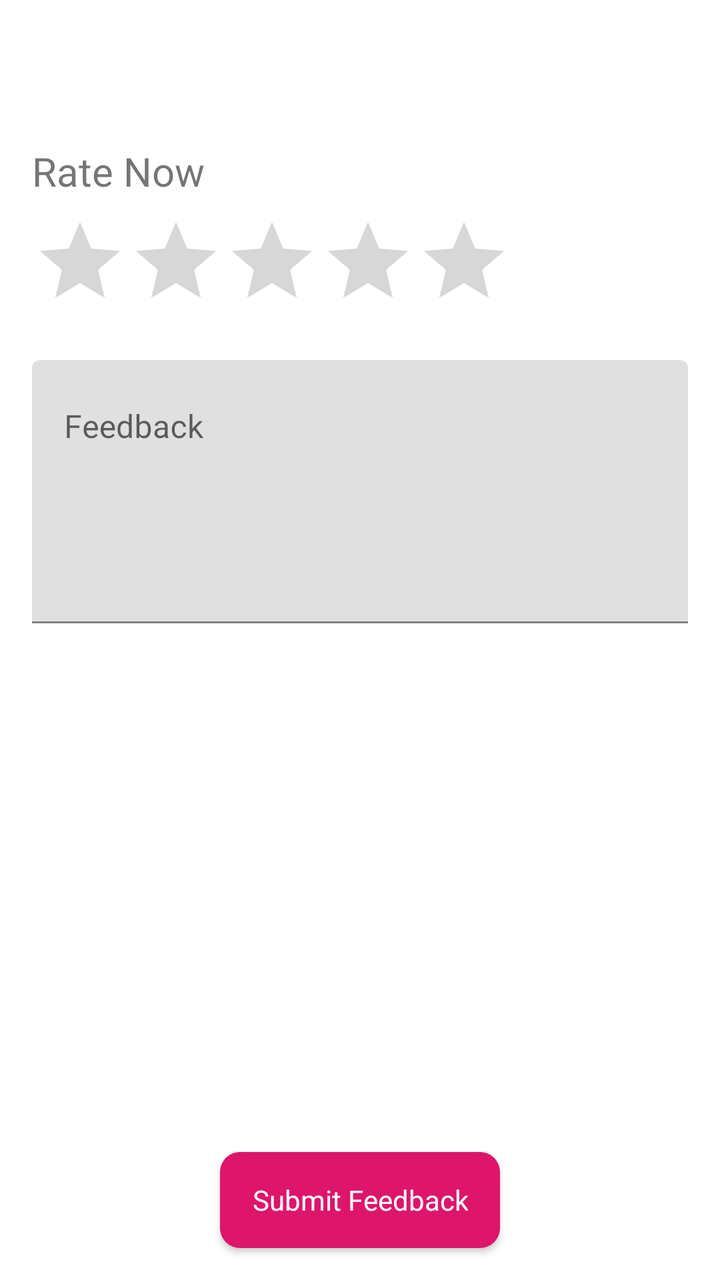
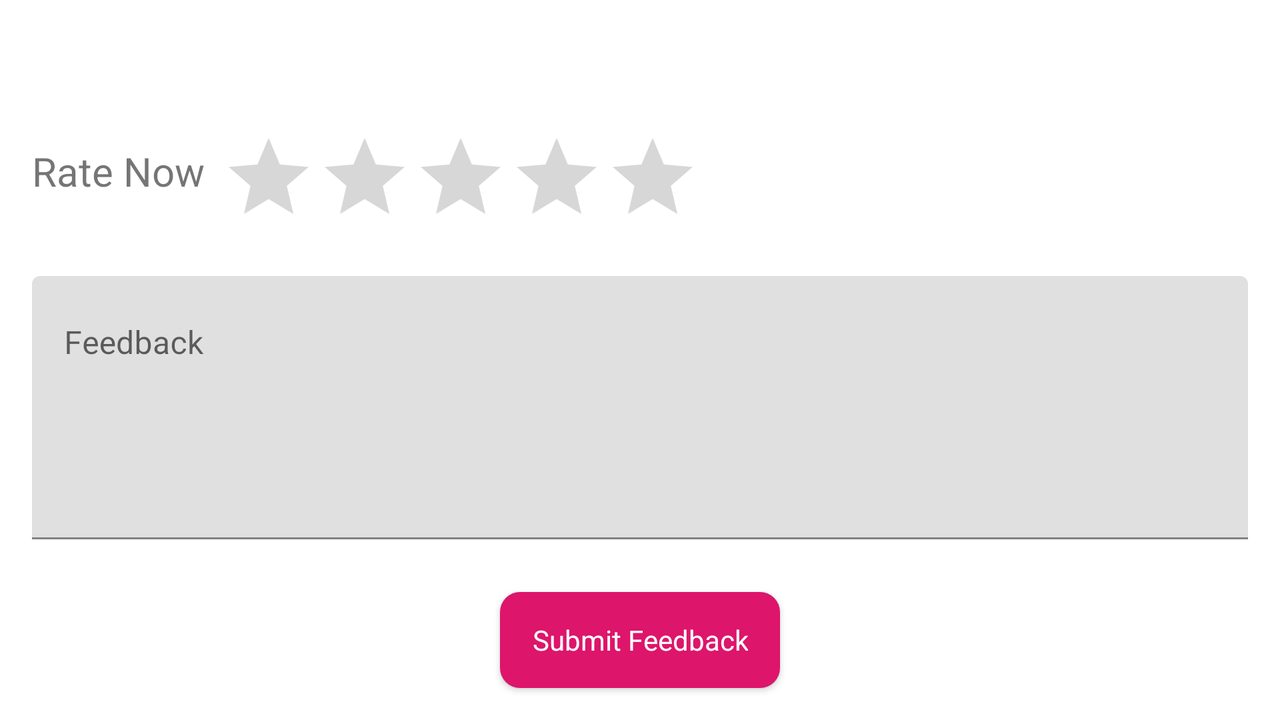

Compare how this app lays out the same screen by default and in its alternative resource folder. The renders come first, then the two layout files and the values they reference.
<!-- AndroidManifest.xml: application theme Theme.EZCart -->
<!-- res/layout/fragment_feedback.xml -->
<?xml version="1.0" encoding="utf-8"?>
<layout xmlns:android="http://schemas.android.com/apk/res/android"
    xmlns:app="http://schemas.android.com/apk/res-auto"
    xmlns:tools="http://schemas.android.com/tools">

    <androidx.constraintlayout.widget.ConstraintLayout
        android:layout_width="match_parent"
        android:layout_height="match_parent"
        android:layout_marginTop="?attr/actionBarSize"
        tools:context=".ui.feedback.FeedbackFragment">

        <TextView
            android:id="@+id/rating_label"
            android:layout_width="wrap_content"
            android:layout_height="wrap_content"
            android:layout_marginStart="@dimen/margin_general"
            android:layout_marginTop="@dimen/margin_general"
            android:textSize="@dimen/heading_textsize"
            android:text="@string/rate_now"
            app:layout_constraintStart_toStartOf="parent"
            app:layout_constraintTop_toTopOf="parent" />

        <RatingBar
            android:id="@+id/ratingBar"
            android:layout_width="wrap_content"
            android:layout_height="wrap_content"
            android:layout_marginHorizontal="@dimen/margin_sm"
            android:layout_marginStart="@dimen/margin_general"
            android:layout_marginTop="@dimen/margin_sm"
            android:numStars="5"
            android:stepSize="1"
            app:layout_constraintStart_toStartOf="parent"
            app:layout_constraintTop_toBottomOf="@+id/rating_label" />

        <com.google.android.material.textfield.TextInputLayout
            android:id="@+id/editTextTextMultiLine"
            android:layout_width="0dp"
            android:layout_height="wrap_content"
            android:ems="10"
            android:gravity="start|top"
            android:hint="@string/feedback_text"
            app:layout_constraintEnd_toEndOf="parent"
            app:layout_constraintStart_toStartOf="parent"
            app:layout_constraintTop_toBottomOf="@+id/ratingBar">

            <com.google.android.material.textfield.TextInputEditText
                android:layout_width="match_parent"
                android:layout_height="match_parent"
                android:layout_margin="@dimen/margin_general"
                android:gravity="start|top"
                android:inputType="textMultiLine"
                android:lines="5" />
        </com.google.android.material.textfield.TextInputLayout>

        <Button
            android:id="@+id/submit_feedback_button"
            android:layout_width="wrap_content"
            android:layout_height="wrap_content"
            android:layout_margin="16dp"
            android:text="@string/submit_feedback"
            style="@style/EZButton"
            app:layout_constraintBottom_toBottomOf="parent"
            app:layout_constraintEnd_toEndOf="parent"
            app:layout_constraintHorizontal_bias="0.5"
            app:layout_constraintStart_toStartOf="parent" />

    </androidx.constraintlayout.widget.ConstraintLayout>
</layout>
<!-- resources referenced by this layout -->
<resources>
  <dimen name="heading_textsize">20sp</dimen>
  <dimen name="margin_general">16dp</dimen>
  <dimen name="margin_sm">8dp</dimen>
  <string name="feedback_text">Feedback</string>
  <string name="rate_now">Rate Now</string>
  <string name="submit_feedback">Submit Feedback</string>
  <style name="EZButton" parent="android:style/Widget.Button">
          <item name="android:background">@drawable/round_corners</item>
          <item name="android:textAllCaps">false</item>
          <item name="android:textColor">@color/white</item>
      </style>
  <style name="Theme.EZCart" parent="Theme.MaterialComponents.DayNight.NoActionBar">
          
          <item name="colorPrimary">@color/primary_color</item>
          <item name="colorPrimaryVariant">@color/primary_color_variant</item>
          <item name="colorOnPrimary">@color/white</item>
          
          <item name="colorSecondary">@color/secondary_color</item>
          <item name="colorSecondaryVariant">@color/secondary_color_variant</item>
          <item name="colorOnSecondary">@color/black</item>
          
          <item name="android:statusBarColor" tools:targetApi="l">?attr/colorPrimaryVariant</item>
          
      </style>
  <!-- drawable round_corners (drawable) -->
  <?xml version="1.0" encoding="utf-8"?>
  <shape xmlns:android="http://schemas.android.com/apk/res/android"
      android:shape="rectangle" >
      
      <solid android:color="@color/primary_color"/>
      <corners android:radius="10dp"/>
  </shape>
  <color name="white">#FFFFFFFF</color>
  <color name="primary_color">#DD156B</color>
  <color name="primary_color_variant">#DA518C</color>
  <color name="secondary_color">#DD156B</color>
  <color name="secondary_color_variant">#DA518C</color>
  <color name="black">#FF000000</color>
</resources>
<!-- res/layout-land/fragment_feedback.xml (the repository's variant of the layout above) -->
<!-- drawn on the phone turned sideways -->
<?xml version="1.0" encoding="utf-8"?>
<layout xmlns:android="http://schemas.android.com/apk/res/android"
    xmlns:app="http://schemas.android.com/apk/res-auto"
    xmlns:tools="http://schemas.android.com/tools">

    <androidx.constraintlayout.widget.ConstraintLayout
        android:layout_width="match_parent"
        android:layout_height="match_parent"
        android:layout_marginTop="?attr/actionBarSize"
        tools:context=".ui.feedback.FeedbackFragment">

        <TextView
            android:id="@+id/rating_label"
            android:layout_width="wrap_content"
            android:layout_height="wrap_content"
            android:layout_marginStart="@dimen/margin_general"
            android:layout_marginTop="@dimen/margin_general"
            android:textSize="@dimen/heading_textsize"
            android:text="@string/rate_now"
            app:layout_constraintStart_toStartOf="parent"
            app:layout_constraintTop_toTopOf="parent" />

        <RatingBar
            android:id="@+id/ratingBar"
            android:layout_width="wrap_content"
            android:layout_height="wrap_content"
            android:layout_marginHorizontal="@dimen/margin_sm"
            android:layout_marginTop="@dimen/margin_general"
            android:numStars="5"
            android:stepSize="1"
            app:layout_constraintBottom_toBottomOf="@+id/rating_label"
            app:layout_constraintStart_toEndOf="@+id/rating_label"
            app:layout_constraintTop_toTopOf="@+id/rating_label" />

        <com.google.android.material.textfield.TextInputLayout
            android:id="@+id/editTextTextMultiLine"
            android:layout_width="0dp"
            android:layout_height="wrap_content"
            android:ems="10"
            android:gravity="start|top"
            android:hint="@string/feedback_text"
            app:layout_constraintEnd_toEndOf="parent"
            app:layout_constraintStart_toStartOf="parent"
            app:layout_constraintTop_toBottomOf="@+id/ratingBar">

            <com.google.android.material.textfield.TextInputEditText
                android:layout_width="match_parent"
                android:layout_height="match_parent"
                android:layout_margin="@dimen/margin_general"
                android:gravity="start|top"
                android:inputType="textMultiLine"
                android:lines="5" />
        </com.google.android.material.textfield.TextInputLayout>

        <Button
            android:id="@+id/submit_feedback_button"
            style="@style/EZButton"
            android:layout_width="wrap_content"
            android:layout_height="wrap_content"
            android:layout_margin="16dp"
            android:text="@string/submit_feedback"
            app:layout_constraintBottom_toBottomOf="parent"
            app:layout_constraintEnd_toEndOf="parent"
            app:layout_constraintHorizontal_bias="0.5"
            app:layout_constraintStart_toStartOf="parent"
            app:layout_constraintTop_toBottomOf="@+id/editTextTextMultiLine"
            app:layout_constraintVertical_bias="1.0" />

    </androidx.constraintlayout.widget.ConstraintLayout>
</layout>
